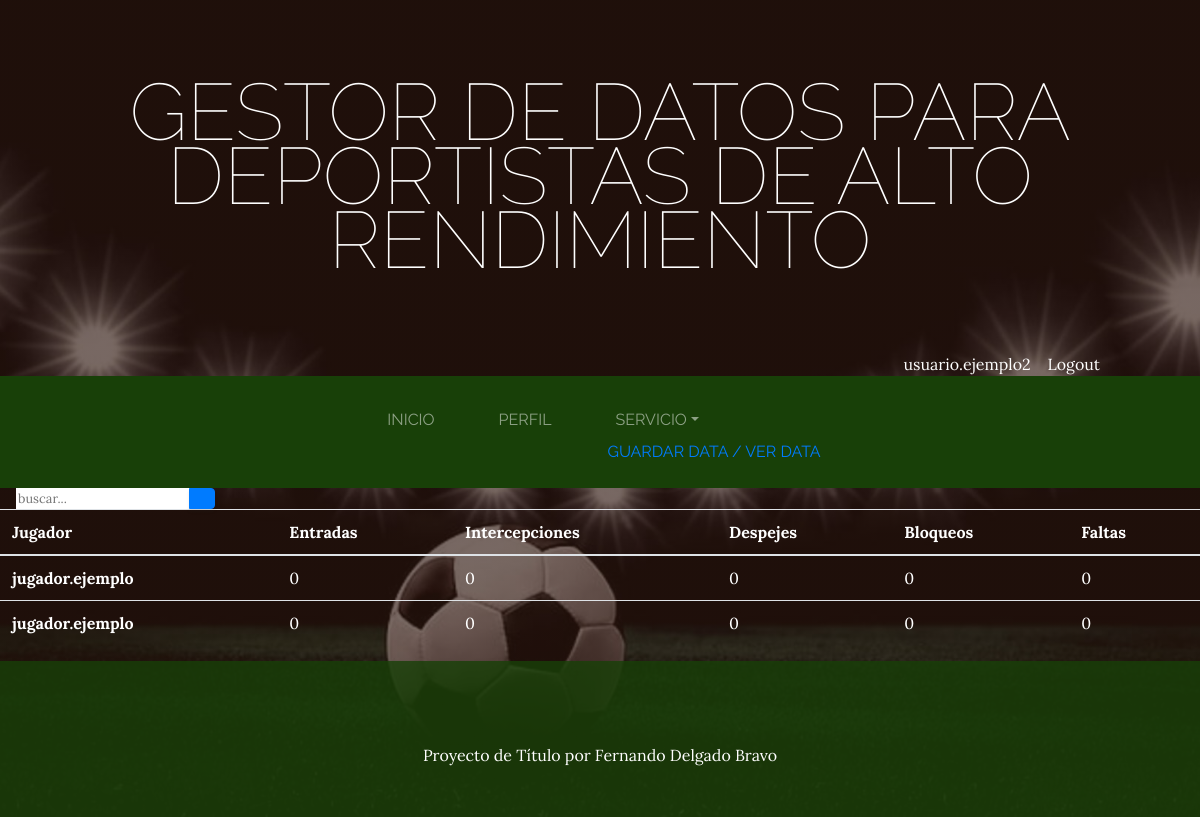
The app's page /servicio_def (signed in) with its own data.
### Servicio/models.py (models this page shows)
class Defensiva(models.Model):
    jugador= models.CharField(max_length=30)
    entradas= models.IntegerField()
    intercepcion= models.IntegerField()
    despeje= models.IntegerField()
    bloqueos= models.IntegerField()
    faltas= models.IntegerField()
    partido= models.CharField(max_length=2)
    user = models.ForeignKey(User, on_delete=models.CASCADE, default=1)
    class Meta:
        verbose_name = 'defensiva'
        verbose_name_plural = 'defensivas'

### ProyectoTitulo/views.py (the view)
# urls.py: path('servicio_def',views.servicio_def, name="Servicio_Def"),
def servicio_def(request):
    defensivas = Defensiva.objects.filter(user=request.user)
    busqueda= request.GET.get("buscar")
    if busqueda:
        defensivas = Defensiva.objects.filter(
            Q(jugador= busqueda), user=request.user
        ).distinct()
    return render(request, 'ProyectoTitulo/servicio_def.html', {"defensivas" : defensivas})

### ProyectoTitulo/templates/ProyectoTitulo/servicio_def.html (shortened to what this page needs)
{% extends "ProyectoTitulo/0.html" %}
{% load static %}
{% block content %}
<form class="d-none d-sm-inline-block form-inline mr-auto ml-md-3 my-2 my-md-0 mw-100 navbar-search" method="GET">
  <div class="input-group">
    <input type="text" class="form-controlbg-light border-0 small" placeholder="buscar..." name="buscar" value="">
    <div class="input-group-append">
      <button class="btn btn-primary" type="submit">
      </button>
    </div>
  </div>
</form>
  <table  class="table" style="color: white;">
    <thead >
      <tr >
        <th scope="col" >Jugador</th>
        <th scope="col">Entradas</th>
        <th scope="col">Intercepciones</th>
        <th scope="col">Despejes</th>
        <th scope="col">Bloqueos</th>
        <th scope="col">Faltas</th>
      </tr>
    </thead>
    <tbody >
        {% for defensiva in defensivas %}
          <tr>
            <th scope="row">{{defensiva.jugador}} </th>
            <td>{{defensiva.entradas}}</td>
            <td>{{defensiva.intercepcion}}</td>
            <td>{{defensiva.despeje}}</td>
            <td>{{defensiva.bloqueos}}</td>
            <td>{{defensiva.faltas}}</td>
          </tr>
        {% endfor %}
    </tbody>
  </table>
{% endblock %}

### ProyectoTitulo/templates/ProyectoTitulo/0.html (shortened to what this page needs)
<html>
<head>
    {% load static %}
    <link href="{% static 'ProyectoTitulo/vendor/bootstrap/css/bootstrap.min.css' %}" rel="stylesheet">
    <link href="{% static 'ProyectoTitulo/css/gestion.css' %}" rel="stylesheet">
</head>
<body>
    <h1 class="site-heading text-center text-white d-none d-lg-block">
        <span class="site-heading-lower">Gestor de datos para deportistas de Alto Rendimiento</span>
      </h1>
      <div style="text-align:right; margin-right: 100px; color:white">
        {% if user.is_authenticated %}
        {{ user.username }} &nbsp; &nbsp;<a href="{% url 'salir_sesion' %}" style="color:white">Logout</a>
        {% endif %}
      </div>
 <nav class="navbar navbar-expand-lg navbar-dark py-lg-4" id="mainNav">
    <div class="container">
      <div class="collapse navbar-collapse" id="navbarSupportedContent">
        <ul class="navbar-nav mx-auto">
          <li class="{% if request.path == '/' %}active{% endif %} px-lg-4">
            <a class="nav-link text-uppercase text-expanded" href="{% url 'Inicio' %}">Inicio</a>
          </li>
          <li class="{% if request.path == '/perfi' %}active{% endif %} px-lg-4">
            <a class="nav-link text-uppercase text-expanded" href="{% url 'Perfi' %}">Perfil</a>
          </li>
          <li class="{% if request.path == '/servicio' %}active{% endif %} px-lg-4">
            <a class = "nav-link dropdown-toggle"  id="navbarDropdown" role="button" data-toggle="dropdown"
            >SERVICIO</a>
            <div class="dopdrown-menu" aria-labelledby="navbarDropdown">
              <a class="dopdrown-item" href="{% url 'Selec' %}">GUARDAR DATA  /</a>
              <a class="dopdrown-item" href="{% url 'Selec_S' %}">  VER DATA</a>
            </div>
          </li>
        </ul>
      </div>
    </div>
  </nav>
  {% block content %}
  {% endblock %}
    <footer class="footer text-faded text-center py-5">
      <div class="container">
        <p class="m-0 mbt" style="color:white">
          Proyecto de Título por Fernando Delgado Bravo
		</p>
      </div>
	</footer>
</body>
</html>

### ProyectoTitulo/static/ProyectoTitulo/css/gestion.css (style rules this page uses)
body { font-family: 'Lora'; background: linear-gradient(rgba(47, 23, 15, 0.65), rgba(47, 23, 15, 0.65)), url("../img/bg_main.jpg"); background-attachment: fixed; background-position: center; background-size: cover; }
h1, h2, h3, h4, h5, h6 { font-family: 'Raleway'; }
p { line-height: 1.75; }
.text-faded { color: rgba(255, 255, 255, 0.3); }
.site-heading { margin-top: 5rem; margin-bottom: 5rem; text-transform: uppercase; line-height: 1; font-family: 'Raleway'; }
.site-heading .site-heading-lower { font-size: 5rem; font-weight: 100; line-height: 4rem; }
#mainNav { background-color: rgba(24, 64, 8); font-family: 'Raleway'; }
.footer { background-color: rgba(24, 64, 8, 0.8); }
.btn { box-shadow: 0px 3px 3px 0px rgba(33, 37, 41, 0.1); }
.mbt { padding-top: 2rem; }

### records on screen
Defensiva: jugador "jugador.ejemplo", entradas "0", intercepcion "0", despeje "0", bloqueos "0", faltas "0"
Defensiva: jugador "jugador.ejemplo", entradas "0", intercepcion "0", despeje "0", bloqueos "0", faltas "0"

### other values on screen
{{ user.username }} "usuario.ejemplo2"
